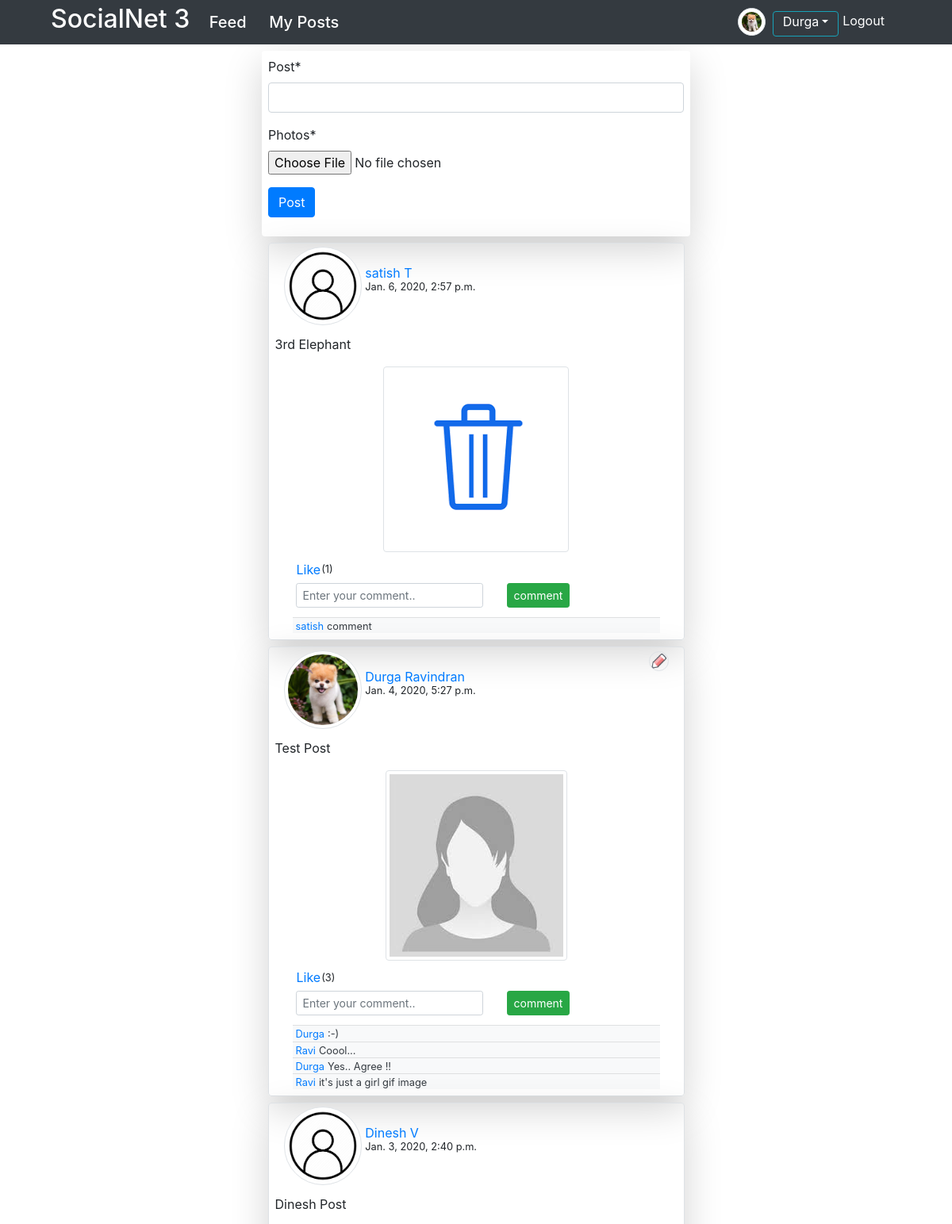
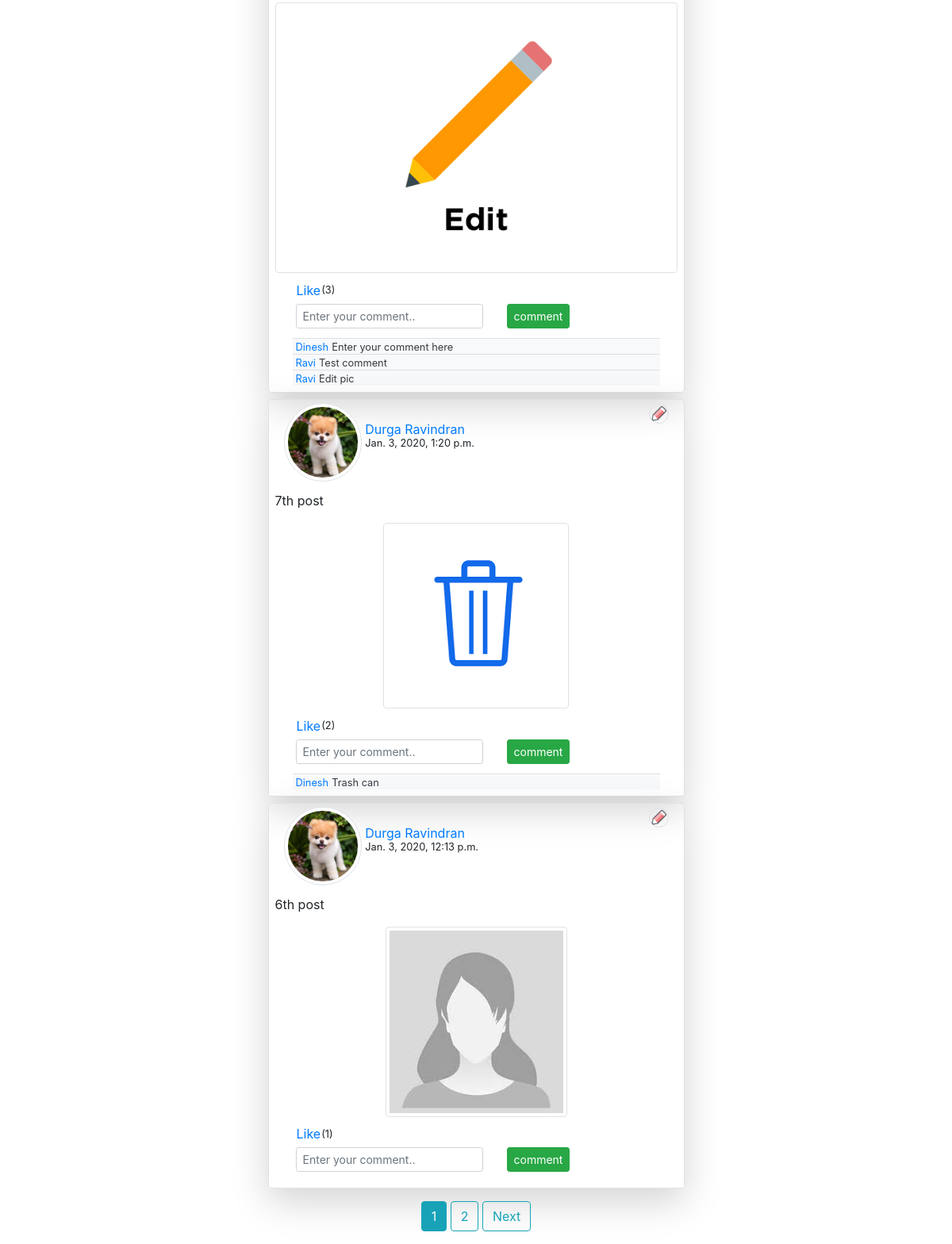
/feed/ (signed in), run on the app's committed database (2 pictures, top to bottom).
### user/models.py (models this page shows, shortened)
class SnetUser(AbstractUser):
	GENDER_CHOICES = (
			('M','Male'),
			('F','Female'),
			('T','Trans'),
		)
	dob = models.DateField()
	gender = models.CharField(max_length=1, choices=GENDER_CHOICES)

class Profile(models.Model):
	user = models.OneToOneField(SnetUser, on_delete=models.CASCADE)
	p_img = models.ImageField(default='default.png/', upload_to=profile_img_dir)

### feed/models.py (models this page shows, shortened)
class Feed(models.Model):
	post = models.TextField()
	images = models.ImageField(upload_to=user_directory_path)
	date = models.DateTimeField(auto_now_add=True)
	user = models.ForeignKey(SnetUser, on_delete=models.CASCADE)
	class Meta:
		ordering = ['-date']

class Comments(models.Model):
	comments = models.CharField(max_length=255)
	feed = models.ForeignKey(Feed, on_delete=models.CASCADE)
	user = models.ForeignKey(SnetUser, on_delete=models.CASCADE)
	date = models.DateTimeField(auto_now_add=True)
	def __str__(self):
		return f'{self.comments}'
	class Meta:
		ordering = ['-date']

### feed/views.py (the view)
# urls.py: path('feed/',feed_view.feedview, name='feed'),
@login_required
def feedview(request):
	obj = Feed.objects.all()
	page = request.GET.get('page',1)
	paginator = Paginator(obj, 5)
	try:
		pages = paginator.page(page)
	except PageNotAnInteger:
		pages = paginator.page(1)
	except EmptyPage:
		pages = paginator.page(paginator.num_pages)
	if request.method == 'POST':
		form = FeedForm(request.POST, request.FILES)
		comment = CommentForm(request.POST)
		like = LikeForm(request.POST)
		if request.POST.get('items_id'):
			feed_obj = Feed.objects.get(pk=request.POST.get('items_id'))
			already_liked = feed_obj.like_set.filter(user=request.user) and True or False
		if form.is_valid():
			feed = form.save(commit=False)
			feed.user = request.user
			feed.save()
			return HttpResponseRedirect(reverse('feed:feed'))
		elif comment.is_valid():
			comment = comment.save(commit=False)
			comment.feed = feed_obj
			comment.user = request.user
			comment.save()
			return HttpResponseRedirect(reverse('feed:feed'))
		elif like.is_valid() and already_liked == False:
			like_model = like.save(commit=False)
			like_model.like = like.cleaned_data['like']
			like_model.user = request.user
			like_model.post = feed_obj
			like_model.save()
			return HttpResponseRedirect(reverse('feed:feed'))
		else:
			return HttpResponseRedirect(reverse('feed:feed'))
	else:
		form = FeedForm()
		comment = CommentForm()
	return render(request,'feed/feed.html',locals())

### feed/forms.py
class FeedForm(ModelForm):
	post = forms.CharField(label='Post')
	images = forms.ImageField(label='Photos')
	class Meta:
		model = Feed
		fields = ['post','images',]

class CommentForm(ModelForm):
	comments = forms.CharField(label='', widget=forms.TextInput(attrs={'placeholder':'Enter your comment..','class':'h6 form-control-sm'}))
	class Meta:
		model = Comments
		fields = ['comments']

### feed/templates/feed/feed.html (shortened to what this page needs)
{% extends 'feed/base.html' %}
{% load crispy_forms_tags %}
{% load static %}
{% block body %}
<div class="container">
	<div class="container">
		<div class="w-50 shadow-lg p-2 mt-2 mx-auto rounded">
			<form class="form-group" method="post" enctype="multipart/form-data">
				{{form|crispy}}
				<input class="btn btn-primary" type="submit" name="" value="Post">
			</form>
		</div>
		<div class="container rounded">
			{% for items in pages %}
			<div class="mx-auto shadow-lg border rounded w-50 mt-2">
				<div class="row p-1 ml-0 mr-0">
					<div class="col-md-3">
						<img class="img-thumbnail rounded-circle"
						src="{{items.user.profile.p_img.url}}">
					</div>
					<div class="col-md-3 p-1 mt-2">
						<div class="row h-25 mt-2">
							{% if user == items.user %}
								<h5>
									<small>
										<a class="mb-1" href="{% url 'profile'%}">
											{{items.user.first_name}} {{items.user.last_name}}
										</a>
									</small>
								</h5>
							{% else %}
								<h5><small><a class="mb-1" href="{% url 'rprofile' items.user.id %}">{{items.user.first_name}} {{items.user.last_name}}</a></small></h5>
							{% endif %}
						</div>
						<div class="row">
							<small>{{items.date}}</small>
						</div>
					</div>
					<div class="col" align="right">
						{% if user == items.user %}
						<a href="{% url 'feed:feedit' items.id %}"><img class="border rounded-circle" src="{% static 'components/edit.png' %}" width="25" height="25" alt="Edit"></a>
						{% endif %}
					</div>
				</div>
				<div class="p-2">
					{{items.post}}
				</div>
				<div class="p-2" align="center">
					<img class="img-thumbnail" src="{{items.images.url}}">
				</div>
				<div class="container">
					<div class="container row">
						<div class="col-md-4 ml-1">
							<form method='post'>
								<div class="row ml-0">
									<div class="col-xs-2">
										<button class="btn btn-link p-0 m-0" type="submit" name='like' value=1>Like
										</button>
									</div>
									<div class="col-xs-2">
										<small class="mt-1">
											({{ items.like_set.all.count}})
										</small>
									</div>
								</div>
							</form>
						</div>
					</div>
				</div>
				<div class="container">
					<div class="form align-items-center m-1">
						<form class="form-inline" method="post">
							<div class="col-auto">
								{{comment|crispy}}
							</div>
							<div class="col-auto">
								<input class="btn btn-success btn-sm mb-2" id="inlineFormInputName2" type="submit" name="post" value="comment">
							</div>
						</form>
					</div>
					<div class="container pb-2">
						{% for comment_list in items.comments_set.all %}
							<h6 class="mb-0 bg-light text-dark">
								<hr class="m-0">
								<a class="p-1" href="{% url 'rprofile' comment_list.user_id %}"><small>{{comment_list.user.first_name}}</small></a><small>{{comment_list.comments}}</small>
							</h6>
						{% endfor %}
					</div>
				</div>
			</div>
			{% endfor %}
		</div>
		<div class="container mb-2 mt-2 p-2" align="center">
			{% for num in pages.paginator.page_range %}
				{% if num == pages.number %}
					<a class="btn btn-info" href="?page={{num}}">{{num}}</a>
				{% elif num > pages.number|add:'-2' and num < pages.number|add:'2' %}
					<a class="btn btn-outline-info" href="?page={{num}}">{{num}}</a>
				{% endif %}
			{% endfor %}
			{% if pages.has_next %}
				<a class="btn btn-outline-info" href="?page={{pages.next_page_number}}">Next</a>
			{% endif %}
		</div>
	</div>
</div>
{% endblock body %}

### feed/templates/feed/base.html (shortened to what this page needs)
<!DOCTYPE html>
<html>
<head>
    <link rel="stylesheet" href="https://stackpath.bootstrapcdn.com/bootstrap/4.4.1/css/bootstrap.min.css">
</head>
<body>
	<div>
		<div class="nav navbar navbar-dark bg-dark pt-0 pb-0">
			<div class="ml-5">
				<a class="navbar-brand text-white" href="{% url 'feed:home' %}"><h2>SocialNet 3</h2></a>
				<a class="navbar-brand text-white h4 p-1" href="{% url 'feed:feed' %}">Feed</a>
				{% if user.is_authenticated %}
					<a class="navbar-brand text-white h4 p-1" href="{% url 'feed:myposts' user.id %}">
						My Posts
					</a>
				{% endif %}
			</div>
			<div class="nav navbar navbar-right mr-5 pt-0 pb-0" >
				{% if user.is_authenticated %}
					<div class="navbar-right row">
						<a class="navbar-brand mr-0 pt-0 pb-0 pr-0 col-md-3" href="{% url 'profile' %}">
							<img class="p-1 img-thumbnail rounded-circle" src="{{user.profile.p_img.url}}" width=35 height=35>
						</a>
						<div class="dropdown col-md-4 mr-0 pl-0 pr-0 ml-1 mt-1">
							<a class="dropdown-toggle h6 text-white btn btn-outline-info pt-0 mb-0" role="button" id="dropdownMenuLink" data-toggle="dropdown" aria-haspopup="true" aria-expanded="false">{{user.first_name|title}}</a>
  						</div>
						<a class="text-white col-md-3 mt-1 mr-0" href="{% url 'logout' %}">Logout</a>
					 </div>
				{% endif %}
			</div>
		</div>
		<div>
			{% block body %}
			{% endblock body%}
		</div>
	</div>
</body>
</html>

### data on the page
SnetUser: profile.p_img (picture), first_name "Durga"
Feed: user.profile.p_img (picture), user.first_name "satish", user.last_name "T", date "Jan. 6, 2020, 2:57 p.m.", post "3rd Elephant", images (picture), like_set.all.count "1"
Comments: user.first_name "satish", comments "comment"
Feed: user.profile.p_img (picture), user.first_name "Durga", user.last_name "Ravindran", date "Jan. 4, 2020, 5:27 p.m.", post "Test Post", images (picture), like_set.all.count "3"
Comments: user.first_name "Durga", comments ":-)"
Comments: user.first_name "Ravi", comments "Coool..."
Comments: user.first_name "Durga", comments "Yes.. Agree !!"
Comments: user.first_name "Ravi", comments "it's just a girl gif image"
Feed: user.profile.p_img (picture), user.first_name "Dinesh", user.last_name "V", date "Jan. 3, 2020, 2:40 p.m.", post "Dinesh Post", images (picture), like_set.all.count "3"
Comments: user.first_name "Dinesh", comments "Enter your comment here"
Comments: user.first_name "Ravi", comments "Test comment"
Comments: user.first_name "Ravi", comments "Edit pic"
Feed: user.profile.p_img (picture), user.first_name "Durga", user.last_name "Ravindran", date "Jan. 3, 2020, 1:20 p.m.", post "7th post", images (picture), like_set.all.count "2"
Comments: user.first_name "Dinesh", comments "Trash can"
Feed: user.profile.p_img (picture), user.first_name "Durga", user.last_name "Ravindran", date "Jan. 3, 2020, 12:13 p.m.", post "6th post", images (picture), like_set.all.count "1"

### other printed values
{{ num }} "1"
{{ num }} "2"
